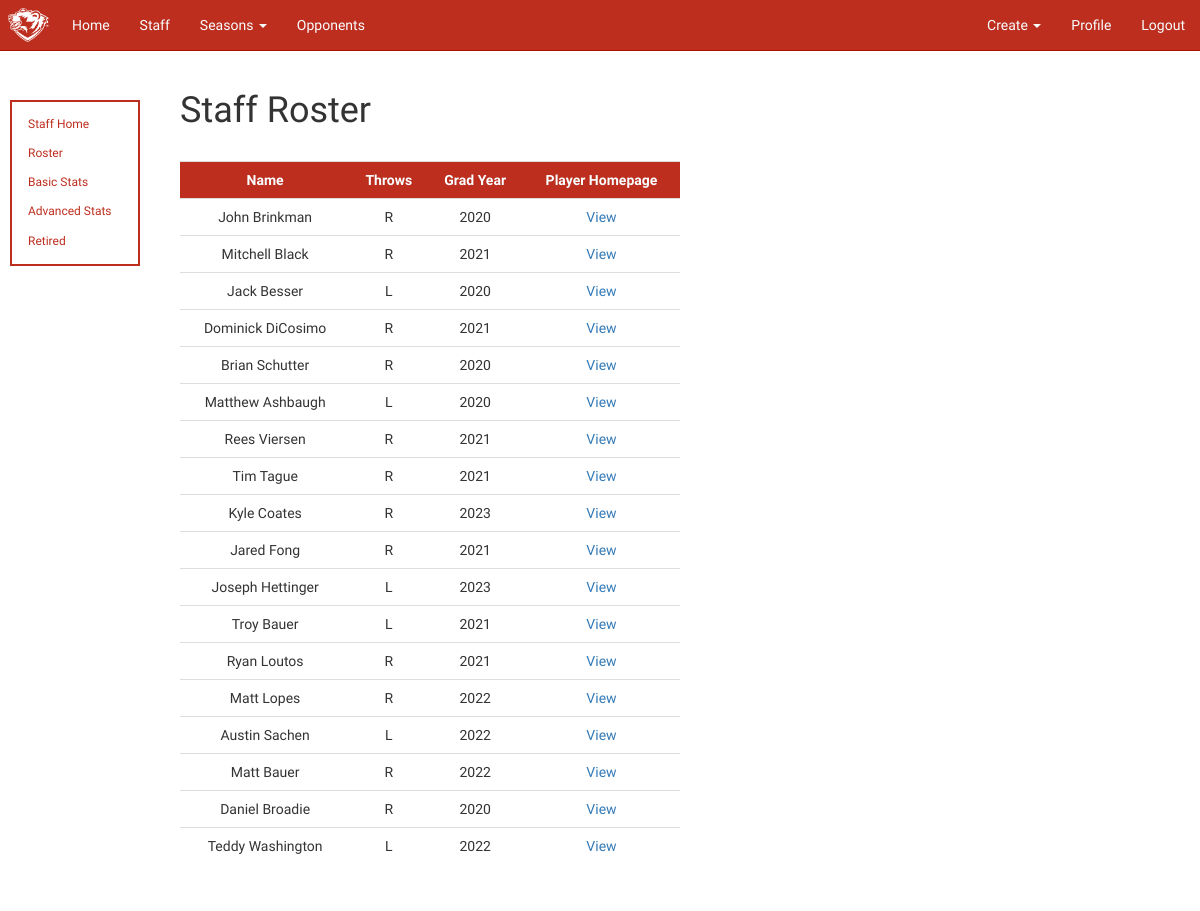
The app's page /staff/roster (signed in) with its own data.
### app/models.py (models this page shows)
class Pitcher(db.Model):
    id = db.Column(db.Integer, primary_key=True)
    name = db.Column(db.String(64), index=True)
    throws = db.Column(db.String(64), index=True)
    grad_year = db.Column(db.String(8), index=True)
    opponent_id = db.Column(db.Integer, db.ForeignKey('opponent.id'), index=True)
    retired = db.Column(db.Boolean, index=True)
    outings = db.relationship('Outing', backref='pitcher', lazy='dynamic')
    def __repr__(self):
        return self.name

### app/views/staff.py (the view)
@staff.route('/staff/roster', methods=['GET', 'POST'])
@login_required
def staff_roster():
    pitchers = Pitcher.query.filter(Pitcher.retired != 1).all()
    return render_template('staff/staff_roster.html',
                           title='Staff',
                           pitchers=pitchers)

### app/models.py (called while the page is built)
@login.user_loader
def load_user(id):
    return User.query.get(int(id))

    def __repr__(self):
        return f'{self.semester} {self.year}'

### app/routes.py (called while the page is built)
@app.context_processor
def template_variables():
    return dict(
        current_season=getCurrentSeason(),
        old_seasons=getOldSeasons())

@app.context_processor
def utility_functions():
    def truncate(n, decimals=2):
        """Truncates the passed value to decimal places.

        Arguments :
            n {number} -- Number to be truncated

        Keyword Arguments :
            decimals {int} -- Number of decimal places to truncate to(default : {2})

        Returns :
            [int]-- truncated verison of passed value
        """
        multiplier = 10 ** decimals
        return int(n * multiplier) / multiplier
    return dict(
        truncate=truncate
    )

def getCurrentSeason():
    current_season = Season.query.filter_by(current_season=True).first()
    return current_season

def getOldSeasons():
    old_seasons = Season.query.filter_by(current_season=False).order_by(Season.year).all()
    return old_seasons

### app/templates/staff/staff_roster.html (shortened to what this page needs)
{% extends "base.html" %}
{% block styles %}
    {{ super() }}
    <link rel="stylesheet" type="text/css" href="{{ url_for('static', filename='css/sidenav.css') }}">
{% endblock %}
{% block app_content %}
    {% include "staff/staff_sidenav.html" %}
    <div class="main">
        <h1>Staff Roster</h1> <br>
        <table id="staff-roster" class="table sortable_table">
            <tr class="table-headers">
                <th onclick="sortTable(0, 0)">Name</th>
                <th onclick="sortTable(1, 0)">Throws</th>
                <th onclick="sortTable(2, 0)">Grad Year</th>
                <th>Player Homepage</th>
            </tr>
            {% for p in pitchers %}
                <tr>
                    <td>{{ p }}</td>
                    <td>{{ p.throws }}</td>
                    <td>{{ p.grad_year }}</td>
                    <td><a href="{{ url_for('pitcher.pitcher_home', id=p.id) }}">View</a></td>
                </tr>
            {% endfor %}
        </table>
    </div>
{% endblock %}

### app/static/css/base.css (style rules this page uses)
th, td { text-align: center; }
.table-headers { background-color: #bd2e1f; color: #f9feff; }
.main { font-family: 'Exo', sans-serif; font-weight: 500; }

### app/static/css/sidenav.css (style rules this page uses)
.main { margin-left: 140px; padding: 0px 10px; font-family: 'Exo', sans-serif; font-weight: 500; }

### app/templates/staff/staff_roster.html (style rules this page uses)
#staff-roster { width: 500px; }

### records on screen
Pitcher: name "John Brinkman", throws "R", grad_year "2020"
Pitcher: name "Mitchell Black", throws "R", grad_year "2021"
Pitcher: name "Jack Besser", throws "L", grad_year "2020"
Pitcher: name "Dominick DiCosimo", throws "R", grad_year "2021"
Pitcher: name "Brian Schutter", throws "R", grad_year "2020"
Pitcher: name "Matthew Ashbaugh", throws "L", grad_year "2020"
Pitcher: name "Rees Viersen", throws "R", grad_year "2021"
Pitcher: name "Tim Tague", throws "R", grad_year "2021"
Pitcher: name "Kyle Coates", throws "R", grad_year "2023"
Pitcher: name "Jared Fong", throws "R", grad_year "2021"
Pitcher: name "Joseph Hettinger", throws "L", grad_year "2023"
Pitcher: name "Troy Bauer", throws "L", grad_year "2021"
Pitcher: name "Ryan Loutos", throws "R", grad_year "2021"
Pitcher: name "Matt Lopes", throws "R", grad_year "2022"
Pitcher: name "Austin Sachen", throws "L", grad_year "2022"
Pitcher: name "Matt Bauer", throws "R", grad_year "2022"
Pitcher: name "Daniel Broadie", throws "R", grad_year "2020"
Pitcher: name "Teddy Washington", throws "L", grad_year "2022"
